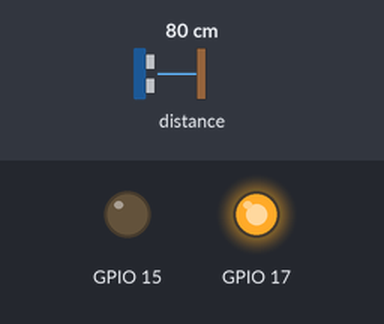
Bench run of a sketch on a simulated ESP32. Shown: output pins drawn as LEDs (lit = HIGH). Inputs (shaded band) come from the test bench; at power-on: distance to the obstacle 80 cm. WiFi joins after 1.5 s; servers stay silent unless stated; uploads are accepted with an empty reply; what the sketch prints to the serial monitor is not drawn.

Above: at 5.5 s.
At 13.6 s:
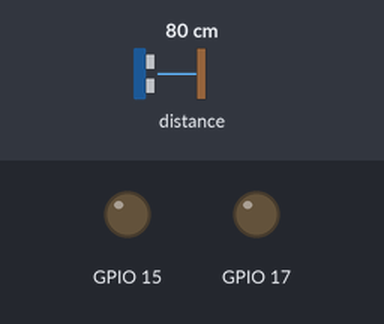
Timing chart, 0 to 22.5 s (numbered marks = the images above):
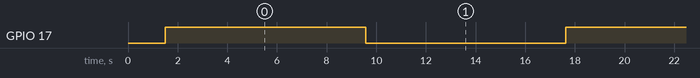

Measured:
- by itself, GPIO 17: alternates HIGH for 8.1 s and LOW for 8.1 s

The sketch:

sensor_switch.ino
```cpp
#include <WiFi.h>
#include <HTTPClient.h>
#include <Wire.h>
#include <VL53L1X.h>

VL53L1X sensor;

const char SSID[] = "aterm-602fae-g";
const char PASSWORD[] = "48e04d7a669be";
const char URL[] = "http://192.168.10.2:8000/data";
String body;
int value;
int threshold=200;
int httpCode;
String requestBody;
int i=0;
bool state=true;

void setup() {
  Serial.begin(115200);
  while (!Serial);

  WiFi.begin(SSID, PASSWORD);
  Serial.print("WiFi connecting");

  while (WiFi.status() != WL_CONNECTED) {
    Serial.print(".");
    delay(100);
  }

  Serial.println(" connected");

  Wire.begin();
  Wire.setClock(400000); // use 400 kHz I2C

  sensor.setTimeout(500);
  if (!sensor.init())
  {
    Serial.println("Failed to detect and initialize sensor!");
    while (1);
  }
  sensor.setDistanceMode(VL53L1X::Long);
  sensor.setMeasurementTimingBudget(50000);
  sensor.startContinuous(50);

  pinMode(15,OUTPUT);
  pinMode(17,OUTPUT);
}

void loop() {
  digitalWrite(17,state);
  i++;
  if(i>10){
      state = !state;
      i=0;
  }
  HTTPClient http;
  http.begin(URL);
  value = sensor.read();
  requestBody = (String)value;
  httpCode = http.POST(requestBody);

  Serial.printf("Response: %d", httpCode);
  Serial.println();
  if (httpCode == HTTP_CODE_OK) {
    body = http.getString();
    Serial.print("Response Body: ");
    Serial.println(body);
  }
  delay(500);
}
```
